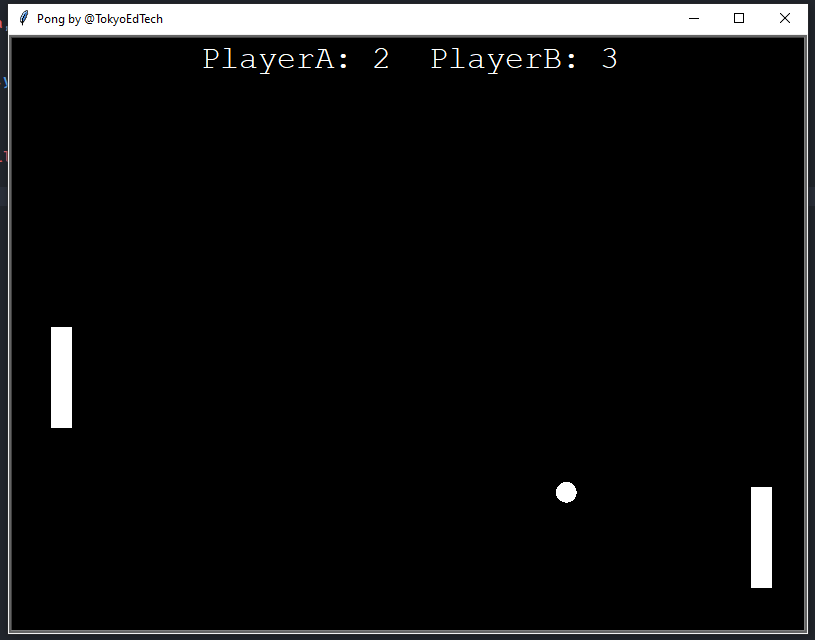

The Python source for this figure:
import turtle

wn = turtle.Screen()
wn.title("Pong by @TokyoEdTech")
wn.bgcolor("black")
wn.setup(width=800, height=600)
wn.tracer(0)

left_border = - int(wn.window_width() / 2 - 10)
right_border = int(wn.window_width() / 2 - 10)
top_border = int (wn.window_height() / 2 - 10)
bottom_border = - int(wn.window_height() / 2 - 10)

# Paddle A
paddle_a = turtle.Turtle()
paddle_a.speed(0)
paddle_a.color("white")
paddle_a.shape("square")
paddle_a.shapesize(stretch_wid=5, stretch_len=1)
paddle_a.penup()
paddle_a.goto(-350,0)

# Paddle B
paddle_b = turtle.Turtle()
paddle_b.speed(0)
paddle_b.color("white")
paddle_b.shape("square")
paddle_b.shapesize(stretch_wid=5, stretch_len=1)
paddle_b.penup()
paddle_b.goto(350,0)

# Ball
ball = turtle.Turtle()
ball.speed(0)
ball.color("white")
ball.shape("circle")
ball.penup()
ball.goto(0,0)
ball.dx = 0.05
ball.dy = -0.05

# Score
score_a = 0
score_b = 0

# Pen
pen = turtle.Turtle()
pen.color('white')
pen.speed(0)
pen.penup()
pen.hideturtle()
pen.goto(0,260)
pen.write("PlayerA: 0  PlayerB: 0", score_b, align="center", font=("Courier", 24, "normal"))



# Main game loop

# Functions

def paddle_a_up():
    y = paddle_a.ycor()
    y += 20
    paddle_a.sety(y)

def paddle_a_down():
    y = paddle_a.ycor()
    y -= 20
    paddle_a.sety(y)

def paddle_b_up():
    y = paddle_b.ycor()
    y += 20
    paddle_b.sety(y)

def paddle_b_down():
    y = paddle_b.ycor()
    y -= 20
    paddle_b.sety(y)

# Keyboard binding
wn.listen()
wn.onkeypress(paddle_a_up, 'z')
wn.onkeypress(paddle_a_down, 's')
wn.onkeypress(paddle_b_up, 'Up')
wn.onkeypress(paddle_b_down, 'Down')

while True:
    wn.update()

    # Move the ball
    ball.setx(ball.xcor() + ball.dx)
    ball.sety(ball.ycor() + ball.dy)

    # Border checking
    if ball.ycor() < bottom_border:
        ball.sety(bottom_border)
        ball.dy *= -1

    if ball.ycor() > top_border:
        ball.sety(top_border)
        ball.dy *= -1

    if ball.xcor() < left_border:
        ball.goto(0,0)
        ball.dx *= -1
        score_b +=1
        pen.clear()
        pen.write("PlayerA: {}  PlayerB: {}".format(score_a, score_b), align="center", font=("Courier", 24, "normal"))

    if ball.xcor() > right_border:
        ball.goto(0,0)
        ball.dx *= -1
        score_a +=1
        pen.clear()
        pen.write("PlayerA: {}  PlayerB: {}".format(score_a, score_b), align="center", font=("Courier", 24, "normal"))

    # Paddle and ball collisions
    if (ball.xcor() > 340 and ball.xcor() < 350) and (ball.ycor() < paddle_b.ycor() + 50 and ball.ycor() > paddle_b.ycor() - 50):
        ball.setx(340)
        ball.dx *= -1
    
    if (ball.xcor() < -340 and ball.xcor() > -350) and (ball.ycor() < paddle_a.ycor() + 50 and ball.ycor() > paddle_a.ycor() - 50):
        ball.setx(-340)
        ball.dx *= -1
